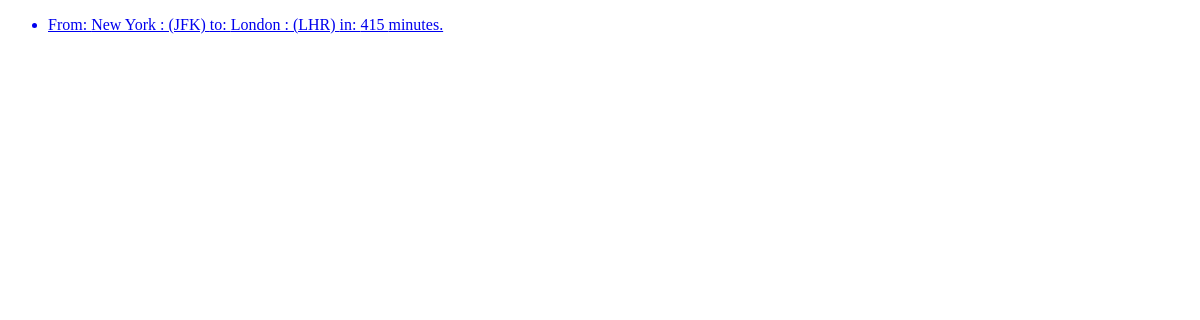
/flights/, run on an earlier commit of the app's database.
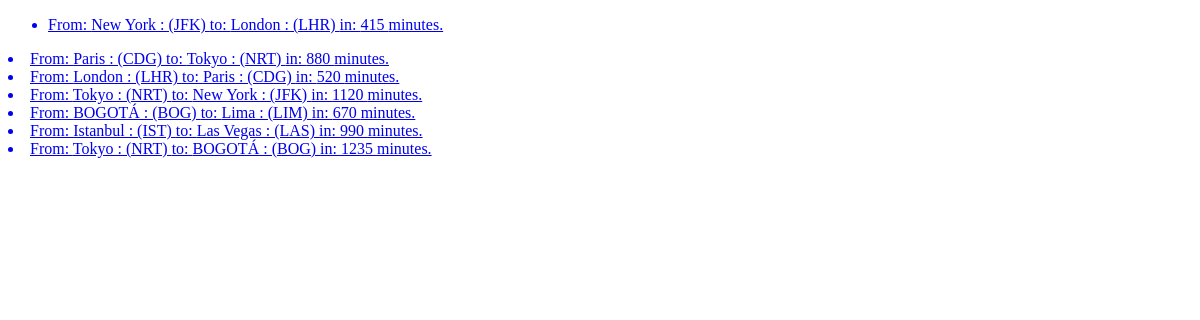
And on a later commit of the database.
### flights/models.py (models this page shows, shortened)
class Flight(models.Model):
    origin = models.ForeignKey(Airport, on_delete=models.CASCADE, related_name='departures')
    destination = models.ForeignKey(Airport, on_delete=models.CASCADE, related_name='arrivals')
    duration = models.IntegerField()

class Airport(models.Model):
    code= models.CharField(max_length=3)
    city= models.CharField(max_length=64)
    def __str__(self):
        return f"{self.city} : ({self.code})"
    '''With these new changes, including the modified version of Flight class down below, I need to go back to the terminal and run......
    python manage.py makemigrations,,,,,,and to apply the changes
    python  manage.py migrate
    then go back to the shell and run,,,,,,
    from flights.models import *
    jfk=Airport(code='JFK', city= 'New York'),,,, this adds data to the airport
    jfk.save(),,,,, this saves the airport information
    then you can create the flight like this,,,,
    f=Flight(destination=lhr, origin=jfk, duration=415)
    f.save()
    '''

### flights/views.py (the view)
# urls.py: path('', views.index, name='index'),
def index(request):
    return render(request, 'flights/index.html',{
        'flights' : Flight.objects.all()
    })

### flights/templates/flights/index.html
{% extends 'flights/layout.html' %}
{% block body %}
     <ul>
        {% for flight in flights  %}
            <a href="{% url 'flights:flight' %}">
        <li>From: {{flight.origin}} to: {{flight.destination}} in: {{flight.duration}} minutes.</li>
        </a>
     </ul>
     {%endfor%}
{% endblock %}

### flights/templates/flights/layout.html (shortened to what this page needs)
<!DOCTYPE html>
<html lang="en">
<head>
</head>
<body>
    {% block body %}
    {% endblock %}
</body>
</html>

What changed in the data, as far as the page shows it:
added Flight: origin "Paris : (CDG)", destination "Tokyo : (NRT)", duration "880"
added Flight: origin "London : (LHR)", destination "Paris : (CDG)", duration "520"
added Flight: origin "Tokyo : (NRT)", destination "New York : (JFK)", duration "1120"
added Flight: origin "BOGOTÁ : (BOG)", destination "Lima : (LIM)", duration "670"
added Flight: origin "Istanbul : (IST)", destination "Las Vegas : (LAS)", duration "990"
added Flight: origin "Tokyo : (NRT)", destination "BOGOTÁ : (BOG)", duration "1235"
